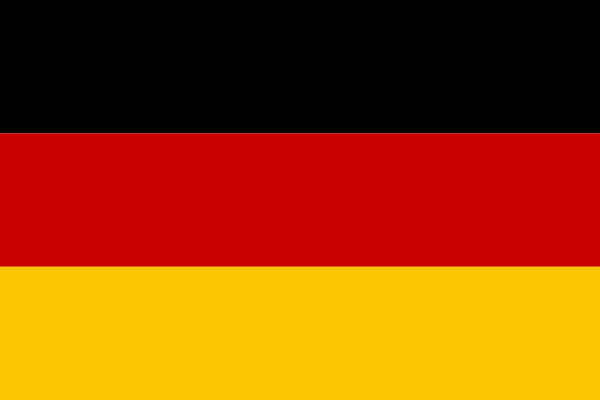
Frame 1 (no input)
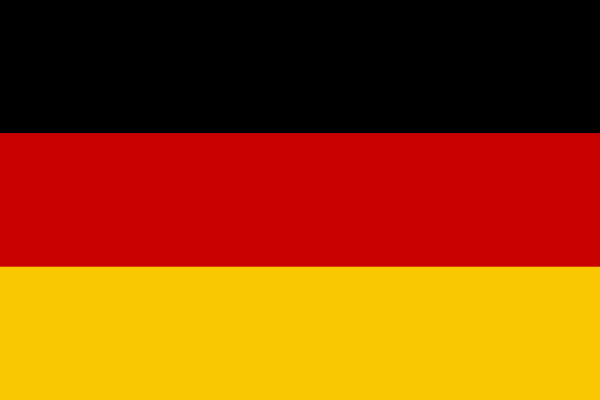
Frame 60 (no input)
Frame 120 (the mouse pressed at the canvas centre since frame 60): identical to frame 60, image omitted

The p5.js sketch that drew these frames (run headless with seeded random() and noise() and a simulated clock; from frame 60 on, the mouse is pressed at the canvas centre):

// p5.js sketch
// ── sketch.js
function setup() {
  createCanvas(600, 400);
 
  // background(255,255,255);
}

function draw() {
  noStroke();
  
  fill(0);
  rect(0, 0, width, height/3);
  
  fill(200, 0, 0);
  rect(0, height/3, width, height/3);
  
  fill(250, 200, 0);
  rect(0,(height/3)*2, width, height);

}
